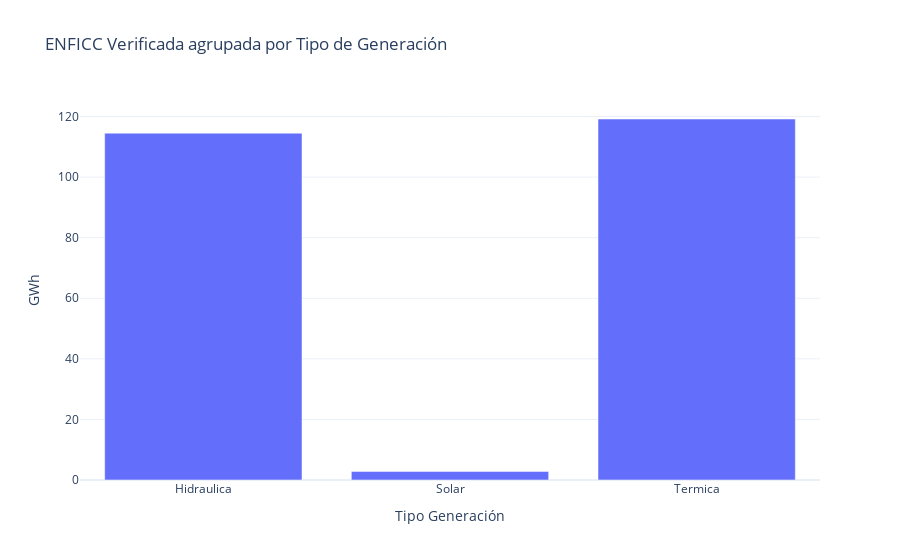

Notebook code cell kept with this figure:
### Markdown cell above
Ahora se grafica el valor del ENFICC por tipo de generación

### Code cell
df_tipoGeneracion = df_filtrado.groupby('TipoGeneracion')['ENFICCVerificada'].sum().reset_index()  # Se agrupan los datos por tipo de Generación

fig = go.Figure()                                               # Crear la figura de gráfico con Plotly

fig.add_trace(go.Bar(                                           # Se añade el gráfico de barras
    x=df_tipoGeneracion['TipoGeneracion'],                      # Valores Eje X
    y=df_tipoGeneracion['ENFICCVerificada']                     # Valores Eje Y
))

fig.update_layout(                                              # Se Configura el diseño del gráfico
    title="ENFICC Verificada agrupada por Tipo de Generación",  # Título del gráfico
    xaxis_title='Tipo Generación',                              # Título Eje X
    yaxis_title='GWh',                                          # Título Eje Y
    template='plotly_white'
)

fig.show()                                                      # Se muestra el gráfico

### Figure 1 — Plotly figure (JSON) as saved in the notebook; plotly's stock layout.template omitted (floating-point values rounded to 4 significant figures)
{"data": [{"type": "bar", "x": ["Hidraulica", "Solar", "Termica"], "y": [114.5, 2.843, 119.2]}], "layout": {"title": {"text": "ENFICC Verificada agrupada por Tipo de Generación"}, "xaxis": {"title": {"text": "Tipo Generación"}}, "yaxis": {"title": {"text": "GWh"}}}}
